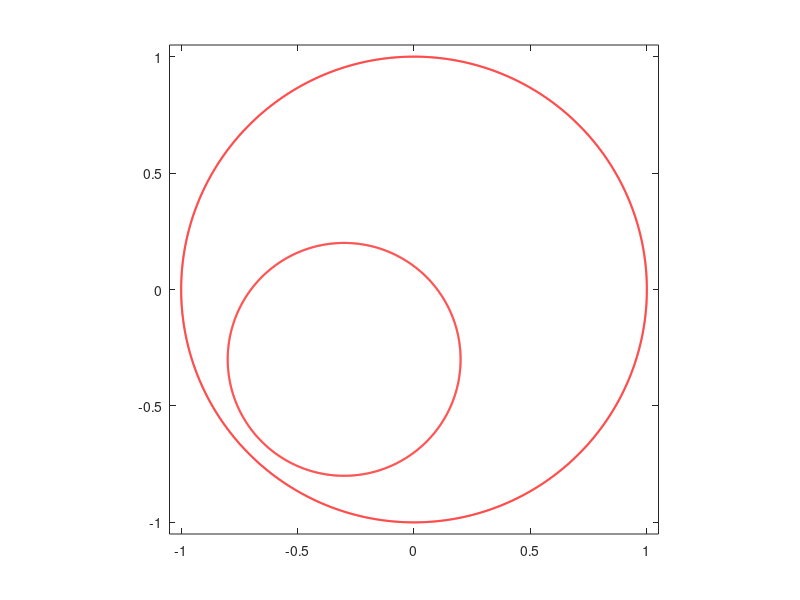

The MATLAB script that drew this image: (Note: this script raises an error after producing the figure.)
clear
clc
addpath ../bie; addpath ../fmm; addpath ../maps;
%%
n         =   2^12
t         =   (0:2*pi/n:2*pi-2*pi/n).';
%% 
rad       =   [0.5 ];   cen       =   [-0.3-0.3i ];
theth     =   [0      ;   0    ];
thetv     =   [pi/2   ;   pi/2 ];
%%
m = length(rad);
% 
et(1:n,1)   =   exp(i.*t);et(1)=1;et(n/4+1)=i;et(n/2+1)=-1;
etp(1:n,1)  =   i.*exp(i.*t);
%%
for k=1:m
    Jk = 1+k*n:(k+1)*n;
    et(Jk,1)    =  cen(k)+rad(k)*exp(-i*t);
    etp(Jk,1)   =      -i*rad(k)*exp(-i*t);
end
%%
%%
figure;
hold on; box on
for k=1:m+1
    crv = et(1+(k-1)*n:k*n);crv(n+1)=crv(1);
    plot(real(crv),imag(crv),'-r','LineWidth',1.5);
end 
axis equal
axis([-1.05  1.05  -1.05   1.05])
% print -dpdf  fig1_im_one
%%
alpha =  -cen(1);
mapv  =  strslitmap(et,etp,alpha,n,thetv);
maph  =  strslitmap(et,etp,alpha,n,theth);
%
zetvo =  mapv.zet; zetvo = zetvo-mean(zetvo);
zetho =  maph.zet; zetho = zetho-mean(zetho); 
%%
figure;
hold on; box on
% 
for k=1:m+1
    crv = zetho(1+(k-1)*n:k*n);crv(n+1)=crv(1);
    plot(real(crv),imag(crv),'-b','LineWidth',1.5);
    crv = zetvo(1+(k-1)*n:k*n);crv(n+1)=crv(1);
    plot(real(crv),imag(crv),'-r','LineWidth',1.5);
end 
axis equal
axis([-3  3  -3   3])
%%
% 
%     
U    =  8;
zetv =  zetvo;
zeth = (1-U).*zetho;
zmap =  (zetv-zeth)/U;
%% 
zeto  =  zmap(1:n);
zetop =  derfft(real(zeto))+i*derfft(imag(zeto));
Area  = -(2*pi/n)*sum(real(zeto).*imag(zetop));
%
zmap =  sqrt(pi/Area)*zmap;
zet1  =  zmap(1:n);
zet1p =  derfft(real(zet1))+i*derfft(imag(zet1));
zet2  =  zmap(n+1:2*n);
zet2p =  derfft(real(zet2))+i*derfft(imag(zet2));
%
etb   =  [zet1  ; zet2  ];
etbp  =  [zet1p ; zet2p ];
% 
mapb  =  strslitmap(etb,etbp,inf,n,theth);
zet   =  mapb.zet;
fetb  =  mapb.fet;
%%
figure;
set(groot,'defaultAxesTickLabelInterpreter','latex');  
set(groot,'defaulttextinterpreter','latex');
set(groot,'defaultLegendInterpreter','latex');
hold on; box on
%
;% 
for k=1:m+1
    crv = etb(1+(k-1)*n:k*n);crv(n+1)=crv(1);
    plot(real(crv),imag(crv),'-k','LineWidth',2);
end 
% plot(real(zho),imag(zho),'.r','LineWidth',1.5);
axis([-3  3  -3.0   3.0])
% 
%
set(gca,'FontSize',14)
axis square
set(gca,'LooseInset',get(gca,'TightInset'))
grid on; 
ax=gca; 
set(ax,'xminorgrid','on','yminorgrid','on')
ax.GridAlpha=0.25; ax.MinorGridAlpha=0.25;
%%
